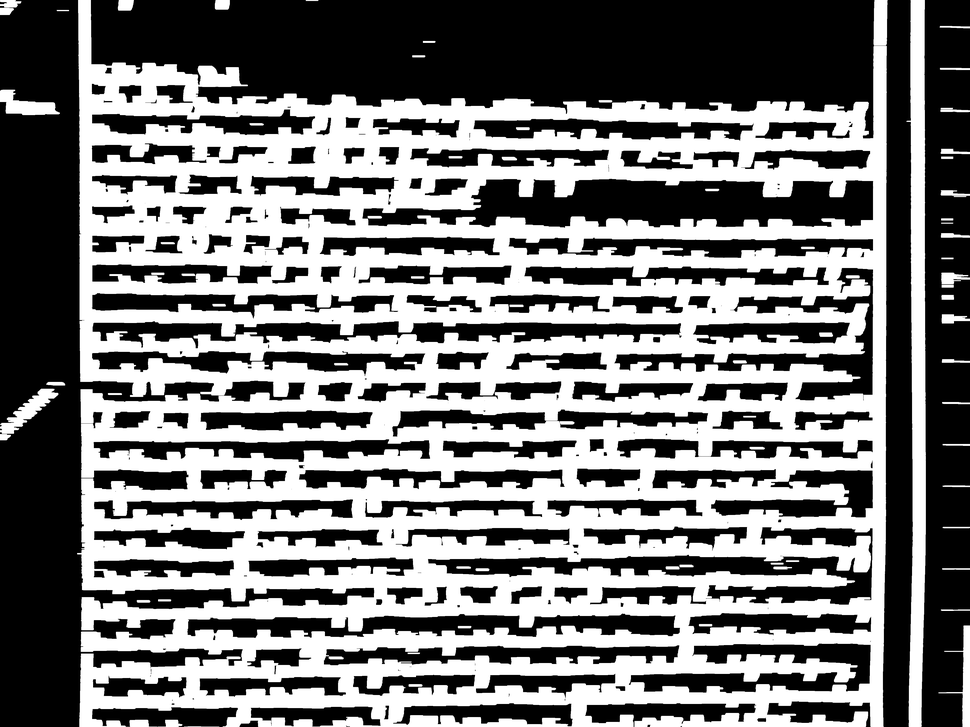
#> input picture backend/alignment/bounding_box/test_bounding_box/debug_4_meta_lines.png, 970 x 727 px, shrunk from 4000 x 3000 before the run; its folder holds only this picture in this run
$ python -i detector.py   (imports and definitions only)
#> lines starting #> are read from the running program, lines starting #| are printed output that depends on the picture; after the words box and inside, x2 and y2 are one past the last pixel; in counts of white or black regions, pixels touching at a corner belong together
"""
Word-level bounding box detection using OpenCV.

This module provides functionality to detect word-like regions in scanned document images
and return their bounding boxes in reading order.
"""

import cv2
import numpy as np
from typing import List, Dict, Any, Tuple
import logging
from pathlib import Path

logger = logging.getLogger(__name__)


def detect_word_bounding_boxes(image_path: str, debug_mode: bool = False) -> List[Dict[str, Any]]:
    """
    Row-aligned word-level bounding box detection with strict boundary enforcement.
    Ensures boxes don't overlap rows and captures more words.
    """
#> called with image_path = 'test_bounding_box/debug_4_meta_lines.png', debug_mode = False
    if not Path(image_path).exists():
        raise FileNotFoundError(f"Image file not found: {image_path}")

    # Set up debug directory
    debug_dir = Path(__file__).parent / "test_bounding_box"
    if debug_mode:
        debug_dir.mkdir(exist_ok=True)

    try:
        # Load and preprocess
        image = cv2.imread(image_path)
#> image is the input picture: shape (727, 970, 3); min 0, max 255, mean 118.8
        if image is None:
            raise ValueError(f"Could not load image: {image_path}")

        gray = cv2.cvtColor(image, cv2.COLOR_BGR2GRAY)

        if debug_mode:
            cv2.imwrite(str(debug_dir / 'debug_1_gray.png'), gray)

        # Stage 1: Find text rows using horizontal dilation
        _, binary = cv2.threshold(gray, 0, 255, cv2.THRESH_BINARY + cv2.THRESH_OTSU)
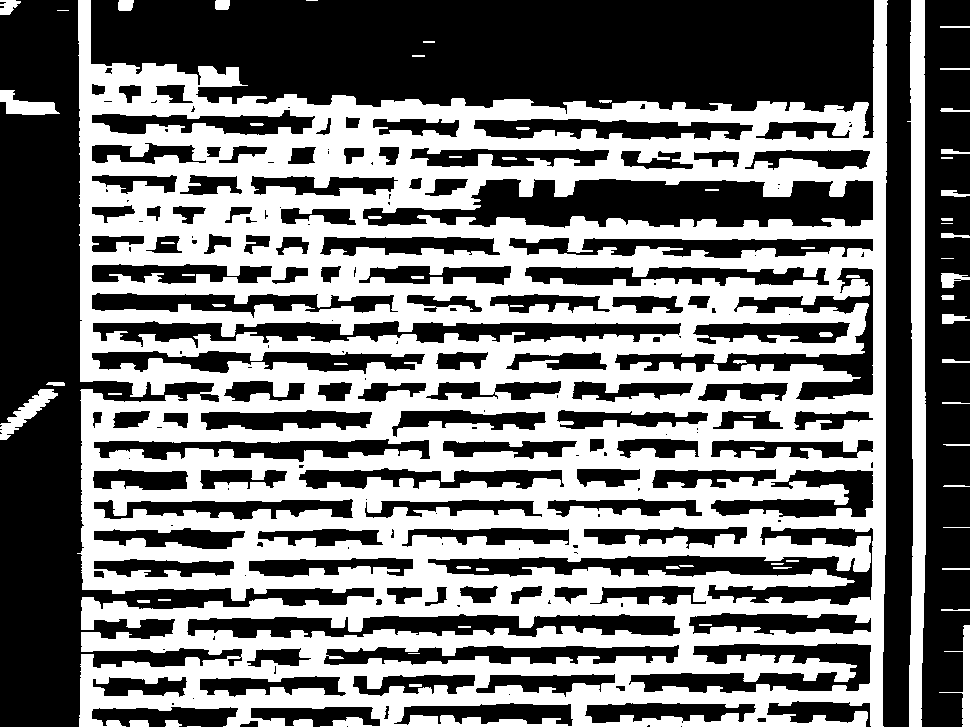
#> binary: shape (727, 970); 46.6% white; 69 white regions (6 under 20 px), largest, box (x1, y1, x2, y2) and area: (77, 0, 888, 727) 312582, (907, 0, 926, 727) 9902, (0, 389, 58, 440) 931
        fg = 255 - binary  # Make text white

        if debug_mode:
            cv2.imwrite(str(debug_dir / 'debug_2_binary.png'), fg)

        # Small open to remove noise
        kernel_open = cv2.getStructuringElement(cv2.MORPH_ELLIPSE, (2, 2))
        fg_clean = cv2.morphologyEx(fg, cv2.MORPH_OPEN, kernel_open, iterations=1)
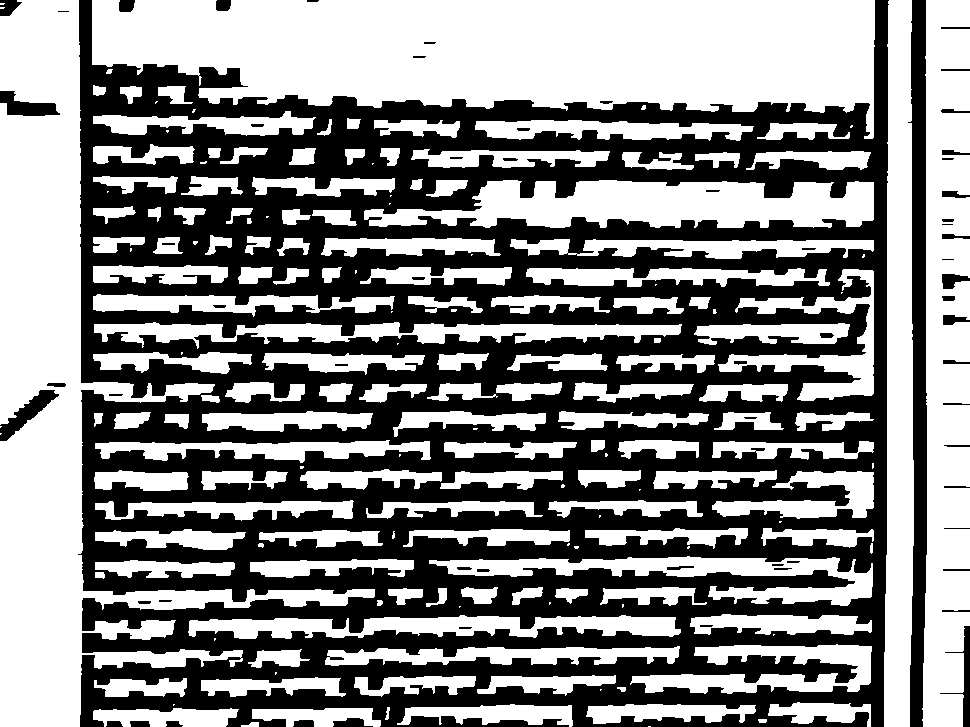
#> fg_clean: shape (727, 970); 53.4% white; 63 black regions (3 under 20 px), largest, box (x1, y1, x2, y2) and area: (78, 0, 889, 727) 312409, (908, 0, 927, 727) 9906, (0, 390, 59, 441) 966

        if debug_mode:
            cv2.imwrite(str(debug_dir / 'debug_3_cleaned.png'), fg_clean)

        # Moderate horizontal dilation to form text rows
        kernel_row = cv2.getStructuringElement(cv2.MORPH_RECT, (80, 2))
        fg_rows = cv2.dilate(fg_clean, kernel_row, iterations=1)
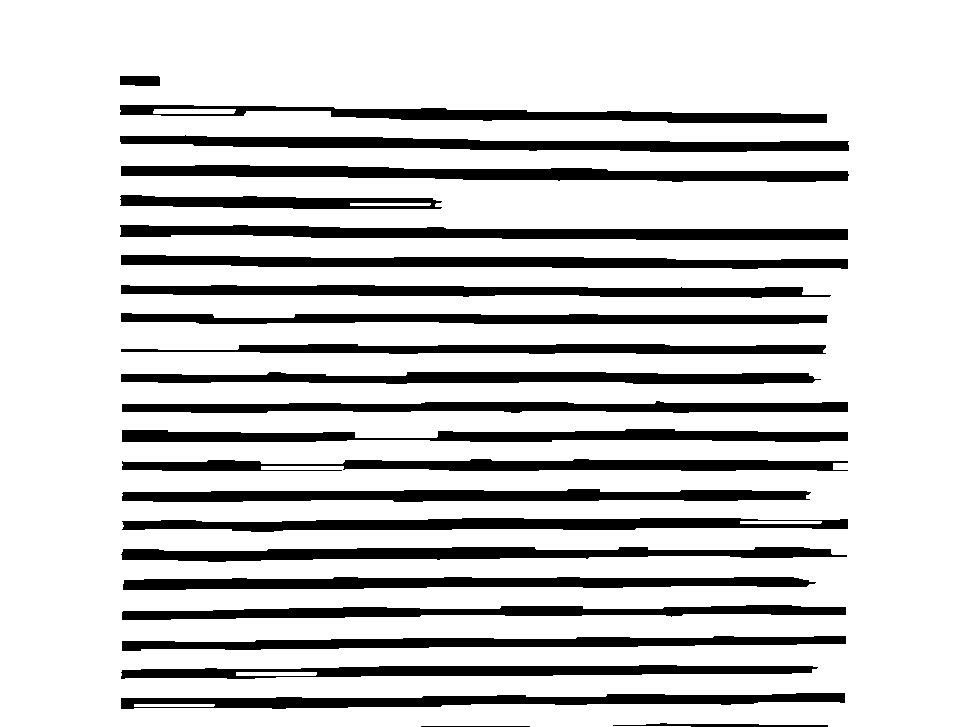
#> fg_rows: shape (727, 970); 81% white; 24 black regions, largest, box (x1, y1, x2, y2) and area: (121, 165, 849, 182) 7647, (120, 225, 848, 240) 7503, (120, 135, 849, 152) 7034

        if debug_mode:
            cv2.imwrite(str(debug_dir / 'debug_4_text_rows.png'), fg_rows)

        # Find text rows
        num_labels, labels, stats, centroids = cv2.connectedComponentsWithStats(fg_rows, connectivity=8)
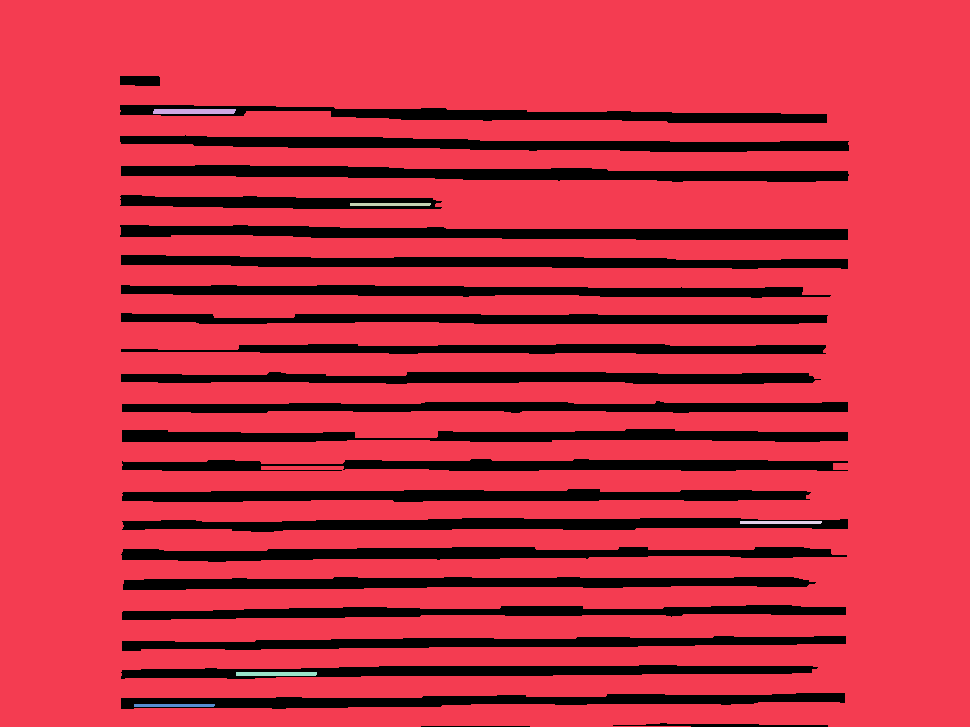
#> labels: shape (727, 970) int32; 7 distinct labels, from 0 to 6; one colour per label, 0 black
#> num_labels = 7; stats = [[120, 76, 729, 651, 133643], [0, 0, 970, 727, 570086], [153, 109, 83, 5, 409], [350, 203, 81, 3, 242], [740, 521, 82, 3, 245], [236, 672, 81, 4, 323], [134, 704, 81, 3, 242]]; centroids = [[476.3, 408.7], [486.8, 352.1], [193.8, 111], [389.8, 204], [780.3, 522], [275.9, 673.5], [173.8, 705]]

        if debug_mode:
            print(f"Found {num_labels-1} potential text rows")

        # Filter text rows
        text_rows = []
        image_height, image_width = gray.shape
#> image_height = 727; image_width = 970

        for i in range(1, num_labels):
            x, y, w, h, area = stats[i]

            if debug_mode:
                print(f"Row {i}: x={x}, y={y}, w={w}, h={h}, area={area}")

            # Filter for valid text rows
            if (area > 1000 and
                h > 8 and
                w > image_width * 0.15 and
                x > image_width * 0.02 and
                x + w < image_width * 0.98):

                text_rows.append({
                    'x': x, 'y': y, 'w': w, 'h': h,
                    'x2': x + w, 'y2': y + h,
                    'area': area
                })
#> this loop made 6 passes
#> after the loop, text_rows = []

        text_rows.sort(key=lambda row: row['y'])

        if debug_mode:
            print(f"Kept {len(text_rows)} text rows after filtering")

        if debug_mode:
            # Draw text rows
            debug_img = cv2.cvtColor(gray, cv2.COLOR_GRAY2BGR)
            for i, row in enumerate(text_rows):
                cv2.rectangle(debug_img, (row['x'], row['y']),
                            (row['x2'], row['y2']), (0, 255, 0), 2)
                cv2.putText(debug_img, f"Row {i}", (row['x'], row['y']-5),
                           cv2.FONT_HERSHEY_SIMPLEX, 0.5, (0, 255, 0), 1)
            cv2.imwrite(str(debug_dir / 'debug_5_text_rows_detected.png'), debug_img)

        # Stage 2: Word detection within each row with strict boundaries
        all_words = []

        for row_idx, text_row in enumerate(text_rows):
            # Extract row region with NO padding to enforce strict boundaries
            y1 = text_row['y']
            y2 = text_row['y2']
            x1 = text_row['x']
            x2 = text_row['x2']

            # Extract row from clean image
            row_region = fg_clean[y1:y2, x1:x2]

            if debug_mode:
                cv2.imwrite(str(debug_dir / f'debug_6_row_{row_idx}_region.png'), row_region)

            # Try multiple dilation strategies to catch more words
            word_candidates = []

            # Strategy 1: Light dilation for connected words
            kernel_light = cv2.getStructuringElement(cv2.MORPH_RECT, (8, 1))
            row_light = cv2.dilate(row_region, kernel_light, iterations=1)

            # Strategy 2: Medium dilation for fragmented words
            kernel_medium = cv2.getStructuringElement(cv2.MORPH_RECT, (12, 2))
            row_medium = cv2.dilate(row_region, kernel_medium, iterations=1)

            # Strategy 3: Heavy dilation for very fragmented words
            kernel_heavy = cv2.getStructuringElement(cv2.MORPH_RECT, (15, 2))
            row_heavy = cv2.dilate(row_region, kernel_heavy, iterations=2)

            if debug_mode:
                cv2.imwrite(str(debug_dir / f'debug_7_row_{row_idx}_light.png'), row_light)
                cv2.imwrite(str(debug_dir / f'debug_8_row_{row_idx}_medium.png'), row_medium)
                cv2.imwrite(str(debug_dir / f'debug_9_row_{row_idx}_heavy.png'), row_heavy)

            # Process each strategy
            for strategy_name, dilated_region in [("light", row_light), ("medium", row_medium), ("heavy", row_heavy)]:
                num_labels, labels, stats, centroids = cv2.connectedComponentsWithStats(dilated_region, connectivity=8)

                if debug_mode:
                    print(f"Row {row_idx} {strategy_name}: Found {num_labels-1} potential words")

                for i in range(1, num_labels):
                    x, y, w, h, area = stats[i]

                    # STRICT row boundary enforcement
                    if y < 0 or y + h > text_row['h']:
                        continue  # Skip if extends beyond row boundaries

                    # Word filtering criteria
                    if (area > 80 and  # Lower threshold to catch more words
                        h > 6 and w > 6 and  # Reasonable minimum size
                        h < text_row['h'] * 0.9 and  # Must fit within row height
                        w < text_row['w'] * 0.7 and  # Must fit within row width
                        w > h * 0.5):  # Words should be wider than tall

                        # Convert to global coordinates
                        global_x = x1 + x
                        global_y = y1 + y

                        # Ensure strict row boundary enforcement
                        global_y = max(global_y, text_row['y'])
                        global_y2 = min(global_y + h, text_row['y2'])
                        global_x = max(global_x, text_row['x'])
                        global_x2 = min(global_x + w, text_row['x2'])

                        word_candidates.append({
                            'bbox': [global_x, global_y, global_x2, global_y2],
                            'area': area,
                            'width': global_x2 - global_x,
                            'height': global_y2 - global_y,
                            'strategy': strategy_name
                        })

            # Remove duplicate candidates (overlapping boxes)
            filtered_words = []
            for candidate in word_candidates:
                x1, y1, x2, y2 = candidate['bbox']
                is_duplicate = False

                for existing in filtered_words:
                    ex1, ey1, ex2, ey2 = existing['bbox']
                    # Check for significant overlap
                    overlap_x = max(0, min(x2, ex2) - max(x1, ex1))
                    overlap_y = max(0, min(y2, ey2) - max(y1, ey1))
                    overlap_area = overlap_x * overlap_y
                    candidate_area = (x2 - x1) * (y2 - y1)

                    if overlap_area > candidate_area * 0.5:  # More than 50% overlap
                        is_duplicate = True
                        break

                if not is_duplicate:
                    filtered_words.append(candidate)

            # Sort words by x position within row
            filtered_words.sort(key=lambda word: word['bbox'][0])

            # Add indices
            for word_idx, word in enumerate(filtered_words):
                word['index'] = len(all_words) + word_idx
                word['row_index'] = row_idx
                word['word_index'] = word_idx

            all_words.extend(filtered_words)

            if debug_mode:
                print(f"Row {row_idx}: Kept {len(filtered_words)} words after deduplication")
#> this loop made 0 passes
#> after the loop, all_words = []

        if debug_mode:
            print(f"Total words detected: {len(all_words)}")

        # Final result
        result = [{'bbox': word['bbox'], 'index': word['index']} for word in all_words]
#> result = []

        if debug_mode:
            # Draw final word boxes on original
            debug_img = cv2.cvtColor(gray, cv2.COLOR_GRAY2BGR)

            if all_words:
                for word in all_words:
                    x1, y1, x2, y2 = word['bbox']
                    cv2.rectangle(debug_img, (x1, y1), (x2, y2), (0, 0, 255), 1)
                    cv2.putText(debug_img, str(word['index']), (x1, y1-2),
                               cv2.FONT_HERSHEY_SIMPLEX, 0.3, (0, 0, 255), 1)
            else:
                cv2.putText(debug_img, "No words detected!", (50, 50),
                           cv2.FONT_HERSHEY_SIMPLEX, 1, (0, 0, 255), 2)

            cv2.imwrite(str(debug_dir / 'debug_10_final_result.png'), debug_img)

            # Save stats
            with open(str(debug_dir / 'debug_stats.txt'), 'w') as f:
                f.write(f"Text rows detected: {len(text_rows)}\n")
                f.write(f"Total words detected: {len(all_words)}\n")
                if all_words:
                    widths = [w['width'] for w in all_words]
                    heights = [w['height'] for w in all_words]
                    f.write(f"Average word width: {sum(widths)/len(widths):.1f}px\n")
                    f.write(f"Average word height: {sum(heights)/len(heights):.1f}px\n")
                    f.write(f"Min width: {min(widths):.1f}px\n")
                    f.write(f"Max width: {max(widths):.1f}px\n")
                for i, row in enumerate(text_rows):
                    row_words = [w for w in all_words if w['row_index'] == i]
                    f.write(f"Row {i}: {len(row_words)} words\n")

        return result

    except Exception as e:
        logger.error(f"Error in bounding box detection: {e}")
        raise


# Simplified helper functions (kept for compatibility)
# [162 lines left out: functions _detect_contours, _estimate_char_height, _filter_and_extract_bboxes, _sort_reading_order, get_detection_stats, not called in this run]

>>> result = detect_word_bounding_boxes('test_bounding_box/debug_4_meta_lines.png')
#> result = []
